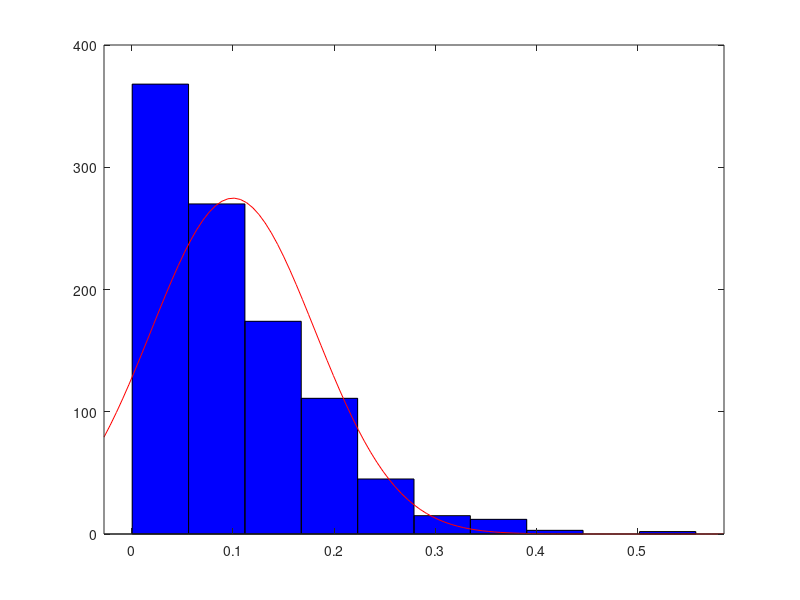

MATLAB code for this plot: (Note: this script raises an error after producing the figure.)
clear all;
close all;
clc;
% dB=[-10:-10:-60]


dB=[-35:-5:-100];

for xixi=1:length(dB)

    
 
bfb=10.^(dB(xixi)/20);
 if xixi==length(dB)
    bfb=0;
 end
 
 
 for uu=1:90
     tname=['error',num2str(uu)];
     uuu=uu/10;
    daertav=1e-3*2^uuu;
    
    for text=1:1000
cc=linspace(0.00000025,0.0000045,100);
aa=linspace(0.00005,0.0005,100);
b=0.0001/2/0.5;
d=11;
temp=randi([1 100],1,32);
a=aa(temp);
c=cc(temp);
x=0.2;
curat02=a.*x+b.*x.^2+c.*(exp(d.*x)-1);
DCond=a+2*b.*x+c.*d.*exp(d.*x);
Cond=curat02/x;
input0=rand(1,32)*daertav;
input=input0+0.2;
Thoutput2(text)=sum(input0.*DCond);
Reoutput2(text)=sum(a.*input+b.*input.^2+c.*(exp(d.*input)-1).*normrnd(1,bfb,1,32)-curat02);
Reoutput2(text)=Reoutput2(text);

eval([tname,'(text)=abs(Thoutput2(text)./Reoutput2(text)-1);']);
    end

    
 end




for ii=1;9
    figure(8)
histfit(eval(['error',num2str(ii*10)]),10);
hold on;
end

alpha(0.3)
set(gca,'xscale','log')
set(gca,'ylim',[0,400])
set(gca,'linewidth',1)

for ii=1:90;
    tempname=['error',num2str(ii)];
    mm(ii)=mean(eval(tempname));
    uu(ii)=std(eval(tempname));
end

 x = 1e-3*2.^((1:90)/10);

    loglog(x,mm);    
                  
y = mm;

xconf = [x, x(end:-1:1)];         
yconf = [y+uu, y(end:-1:1)-uu(end:-1:1)];

figure (5)
hold on
p = fill(xconf,yconf,'red');


p.FaceColor = [1 0.8 0.8];      
p.EdgeColor = 'none';           
alpha(0.2)
plot(x,y,'o-')

set(gca,'xscale','log','yscale','log')
data5(xixi,1)=dB(xixi);
data5(xixi,2)=x(find(y==min(y)));
% 
if xixi==2 |xixi==4 |xixi==6 | xixi==length(dB)
    for ii=1:90;
    tempname=['error',num2str(ii)];
    mm(ii)=mean(eval(tempname));
    uu(ii)=std(eval(tempname));
    end
outputdatauu{xixi}=uu;

 x = 1e-3*2.^((1:90)/10);

    loglog(x,mm);    
                  
y = mm;

xconf = [x, x(end:-1:1)] ;         
yconf = [y+uu, y(end:-1:1)-uu(end:-1:1)];

figure (55)
hold on

outputdatax{xixi}=xconf;
outputdatay{xixi}=yconf;
p = fill(xconf,yconf,'red');
p.FaceColor = [1 0.8 0.8];      
p.EdgeColor = 'none';           
alpha(0.2)
plot(x,y,'o-')

set(gca,'xscale','log','yscale','log')

     
end

end
